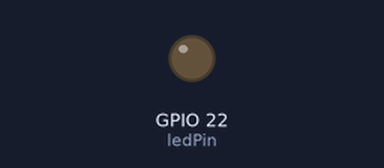
A sketch run on a simulated ESP32. On the bench: output pins drawn as LEDs (lit = HIGH). What the sketch prints to the serial monitor is not drawn.

Above: at 0.15 s.
At 24.49 s:
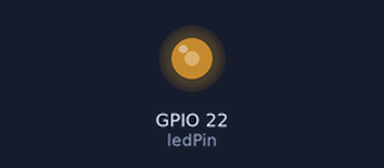
Timing chart, 0 to 24.4 s (numbered marks = the images above):
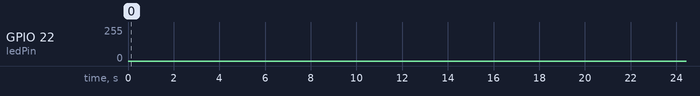

The sketch:

test_pwm.ino
```cpp
const int ledPin = 22;       // Pin del LED
const int frequency = 5000; // 5KHz
const int resolution = 8;    // 8 bits (0-255)

void setup() {
  // En la versión nueva, solo necesitas UNA línea:
  // ledcAttach(pin, frecuencia, resolución);
  ledcAttach(ledPin, frequency, resolution);
  Serial.begin(115200);
}

void loop() {
  // Para escribir el valor, ahora se usa ledcWrite directamente al PIN
  // (antes se usaba al canal)
	Serial.println("INCREMENTO");
  for (int dutyCycle = 0; dutyCycle <= 255; dutyCycle++) {
	Serial.println(dutyCycle);
    ledcWrite(ledPin, dutyCycle);
    delay(3);
  }
	Serial.println("DECREMENTO");
  for (int dutyCycle = 255; dutyCycle >= 0; dutyCycle--){
	Serial.println(dutyCycle);
    ledcWrite(ledPin, dutyCycle);
    delay(3);

	}
}
```
